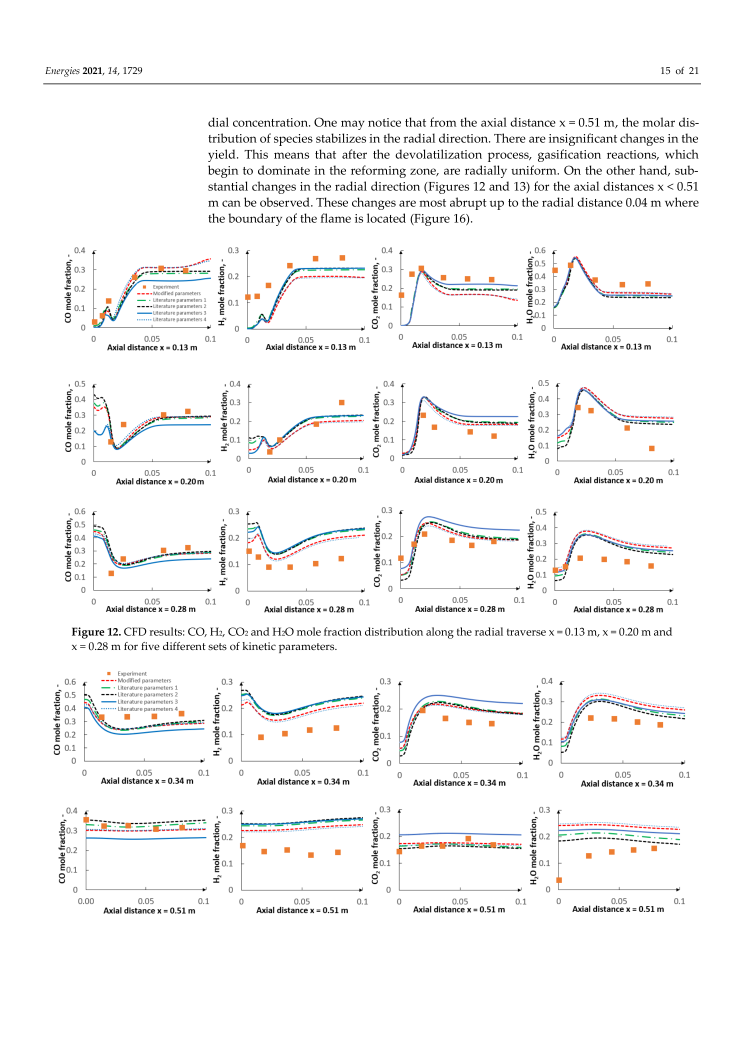
#> input picture data/validation/source_figures/mularski_2021_pdf_page15_360dpi.png, 2977 x 4210 px (shown at 1/4 size)
$ python digitize_radial_markers.py
#> lines starting #> are read from the running program, lines starting #| are printed output that depends on the picture; after the words box and inside, x2 and y2 are one past the last pixel; in counts of white or black regions, pixels touching at a corner belong together
#!/usr/bin/env python3
"""Digitize orange experimental squares from Mularski et al. Figures 12-14.

Input: the attributed 360-dpi source-page renders in
data/validation/source_figures/. Output: approximate measured markers only;
colored model curves and the legend symbols are excluded.
"""
from __future__ import annotations

import csv
from pathlib import Path

import numpy as np
from PIL import Image
from scipy import ndimage

ROOT = Path(__file__).resolve().parents[1]
FIGURES = ROOT / "data" / "validation" / "source_figures"
OUT = ROOT / "data" / "validation" / "fig12_14_radial_experiment.csv"

# Pixel positions of the plot rows on the 360-dpi source-page renders. The
# search window is only a seed; the horizontal axis is detected from the raster.
PAGES = {
    15: {
        "file": "mularski_2021_pdf_page15_360dpi.png",
        "stations": [0.13, 0.20, 0.28, 0.34, 0.51],
        "baseline_seeds": [1310, 1834, 2354, 3052, 3559],
    },
    16: {
        "file": "mularski_2021_pdf_page16_360dpi.png",
        "stations": [0.81, 1.12, 1.73],
        "baseline_seeds": [811, 1492, 2022],
    },
}
Y_MAX = {
    0.13: [0.4, 0.3, 0.4, 0.6],
    0.20: [0.5, 0.4, 0.4, 0.5],
    0.28: [0.6, 0.3, 0.3, 0.5],
    0.34: [0.6, 0.3, 0.3, 0.4],
    0.51: [0.4, 0.3, 0.3, 0.3],
    0.81: [0.5, 0.4, 0.3, 0.3],
    1.12: [0.5, 0.4, 0.3, 0.3],
    1.73: [0.5, 0.4, 0.3, 0.3],
}
SPECIES = ["CO", "H2", "CO2", "H2O"]
# Separated by the reference page's four-panel layout.
X_REGIONS = [(250, 850), (850, 1500), (1500, 2120), (2150, 2800)]


def line_runs(indices: np.ndarray) -> list[list[int]]:
    runs: list[list[int]] = []
    for value in indices:
        value = int(value)
        if not runs or value > runs[-1][-1] + 1:
            runs.append([value])
        else:
            runs[-1].append(value)
    return runs


def find_axes(gray: np.ndarray, seed: int, x_region: tuple[int, int]):
    dark = gray < 115
    x0, x1 = x_region
    ys = range(max(0, seed - 50), min(gray.shape[0], seed + 51))
    scores = [int(dark[y, x0:x1].sum()) for y in ys]
    baseline = list(ys)[int(np.argmax(scores))]
    runs = line_runs(np.flatnonzero(dark[baseline, x0:x1]) + x0)
    run = max(runs, key=len)
    left, right = run[0], run[-1]
    if right - left < 350:
        raise ValueError(f"Could not locate plot x-axis near y={baseline}: {run}")

    # Trace upward from the x-axis baseline. Adjacent plot rows reuse the same
    # x pixel columns, so counting all dark pixels would accidentally include
    # the vertical axis from the preceding subplot.
    ylo = max(0, baseline - 600)
    candidates = []
    for x in range(left - 1, left + 6):
        indices = np.flatnonzero(dark[ylo:baseline + 1, x]) + ylo
        runs = line_runs(indices)
        merged = []
        for run in runs:
            if merged and run[0] - merged[-1][-1] <= 30:
                merged[-1].extend(run)
            else:
                merged.append(run)
        for run in merged:
            start, end = run[0], run[-1]
            length = end - start + 1
            if length >= 200 and end >= baseline - 80:
                candidates.append((end, length, start))
    if not candidates:
        raise ValueError(f"Could not locate plot y-axis at x={left}")
    _, _, top = max(candidates)
    return left, right, top, baseline


def orange_square_centers(rgb: np.ndarray) -> list[tuple[float, float]]:
    red, green, blue = rgb.transpose(2, 0, 1)
    mask = ((red > 205) & (green > 70) & (green < 185) & (blue < 110)
            & ((red.astype(int) - green.astype(int)) > 50))
    labels, count = ndimage.label(mask)
    centers = []
    for i, slc in enumerate(ndimage.find_objects(labels), start=1):
        if slc is None:
            continue
        ys, xs = slc
        component = labels[slc] == i
        area = int(component.sum())
        width, height = xs.stop - xs.start, ys.stop - ys.start
        # Experimental squares are 21-25 px at this render size. This removes
        # the smaller orange legend swatches and anti-aliased text fragments.
        if area >= 300 and width >= 18 and height >= 18:
            centers.append(((xs.start + xs.stop - 1) / 2,
                            (ys.start + ys.stop - 1) / 2))
    return centers


def main() -> int:
    rows = []
    for page, meta in PAGES.items():
        image = Image.open(FIGURES / meta["file"]).convert("RGB")
#> image is the input picture: PIL image 2977x4210 RGB; mean R, G, B 246.3, 246.1, 246
        rgb = np.asarray(image)
        gray = np.asarray(image.convert("L"))
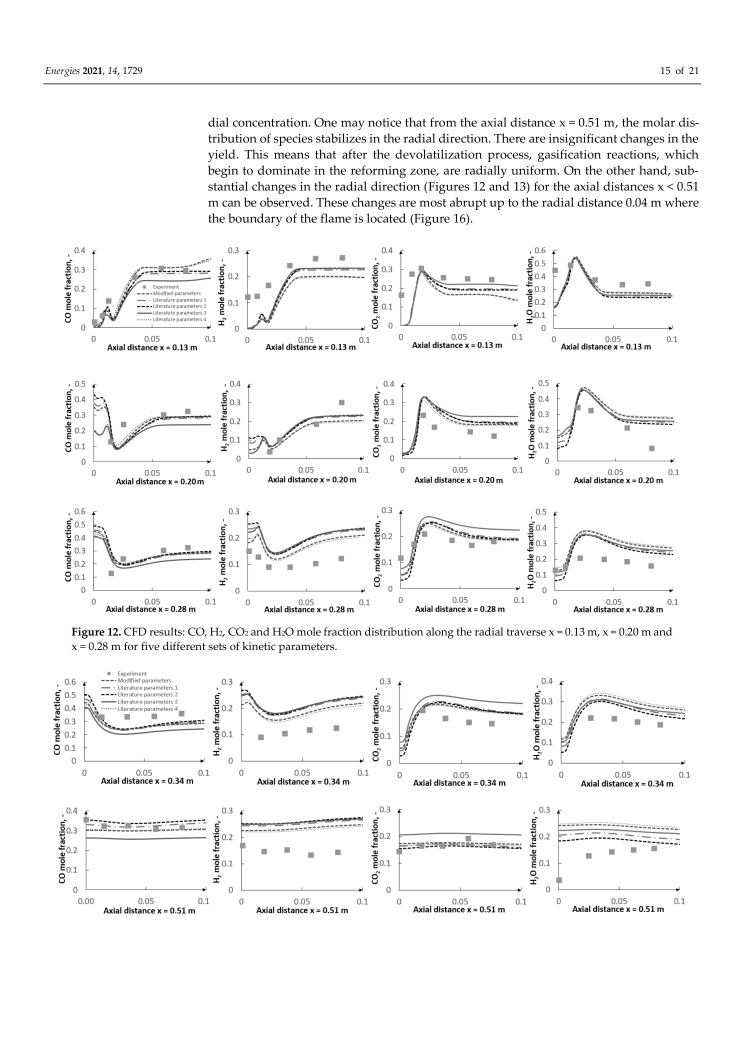
#> gray: shape (4210, 2977) (shown at 1/4 size); min 0, max 255, mean 246.1
        centers = orange_square_centers(rgb)
#> in orange_square_centers, `mask = ((red > 205) & (green > 70) & (green < 185) & (blue < 110) & ((..`:
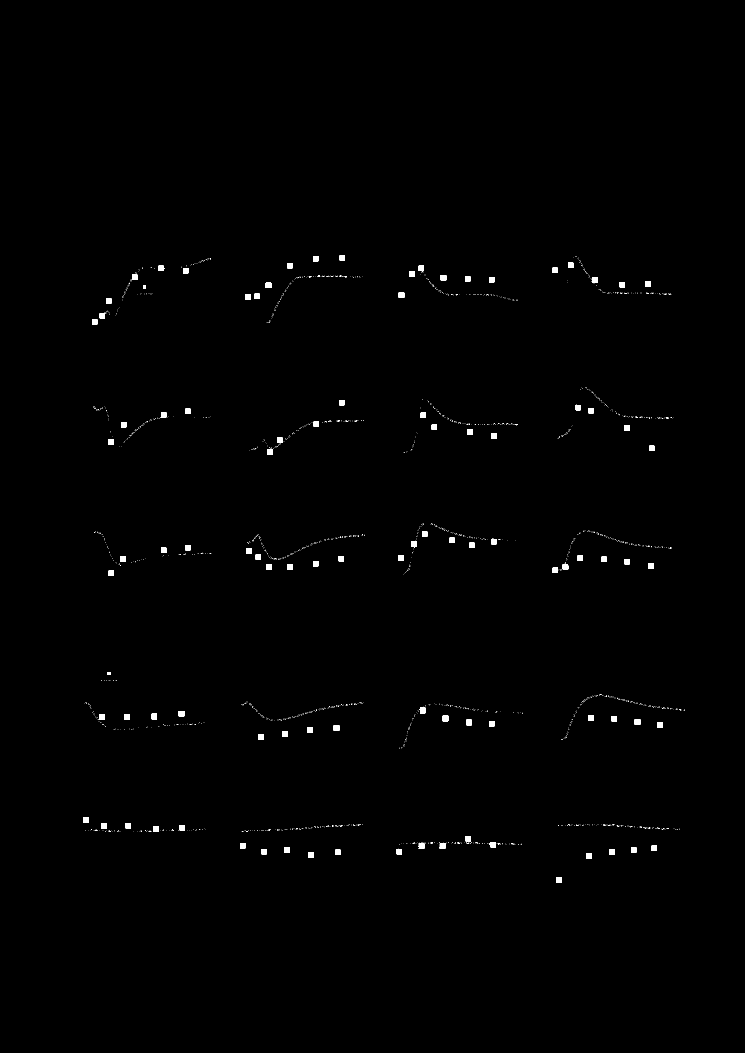
#> mask: shape (4210, 2977) bool (shown at 1/4 size); 0.39% white; 2373 white regions (2274 under 20 px), largest, box (x1, y1, x2, y2) and area: (1678, 2830, 1702, 2853) 490, (395, 2858, 418, 2880) 485, (2539, 2877, 2561, 2899) 484
#> in orange_square_centers, `labels, count = ndimage.label(mask)`: labels: shape (4210, 2977) int32; 2891 distinct labels, from 0 to 2890
#> in orange_square_centers, `labels, count = ndimage.label(mask)`: count = 2890
#> the loop in orange_square_centers, `for i, slc in enumerate(ndimage.find_objects(labels), start=1):` made 2890 passes
#> (area, width, height) on passes 1, 2, 44: (441, 21, 21), (441, 21, 21), (446, 21, 22)
#> after the loop in orange_square_centers, `for i, slc in enumerate(ndimage.find_objects(labels), start=1):`: centers = 97 pairs, first value 344.5 to 2640.5, second value 1031 to 3520
        for station, seed in zip(meta["stations"], meta["baseline_seeds"]):
            for col, sp in enumerate(SPECIES):
                left, right, top, baseline = find_axes(gray, seed, X_REGIONS[col])
                points = [(x, y) for x, y in centers
                          if left - 12 < x < right + 12 and top - 8 < y < baseline + 8]
                for x, y in points:
                    radius_m = np.clip(0.1 * (x - left) / (right - left), 0.0, 0.1)
                    value_pct = 100.0 * Y_MAX[station][col] * np.clip(
                        (baseline - y) / (baseline - top), 0.0, 1.0)
                    rows.append({
                        "axial_station_m": f"{station:.2f}",
                        "radius_m": f"{radius_m:.5f}",
                        "species": sp,
                        "mole_fraction_pct": f"{value_pct:.2f}",
                        "source_pdf_page": page,
                    })
#> this loop made 5 passes
#> pass 1, in find_axes, `dark = gray < 115`:
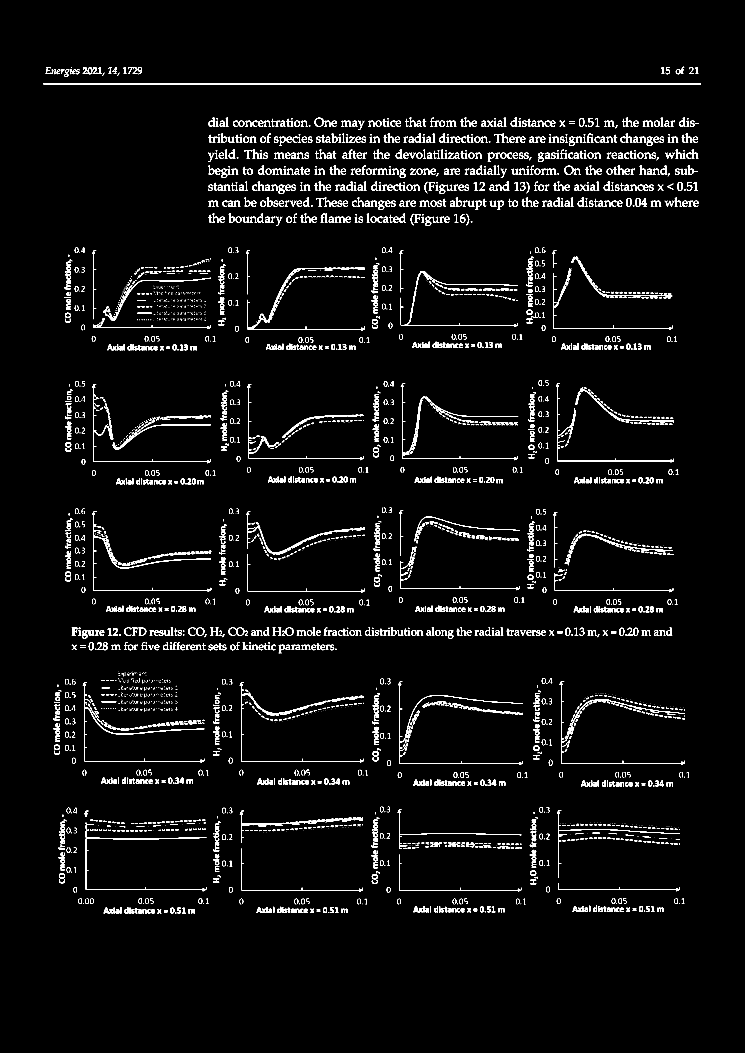
#> dark: shape (4210, 2977) bool (shown at 1/4 size); 3% white; 3879 white regions (1270 under 20 px), largest, box (x1, y1, x2, y2) and area: (173, 334, 2804, 337) 7893, (959, 2728, 1454, 3050) 4858, (1603, 1535, 2073, 1841) 4240
#> after the loop, rows = 97 items
#> pass 2 of the loop in main, `for page, meta in PAGES.items():`:
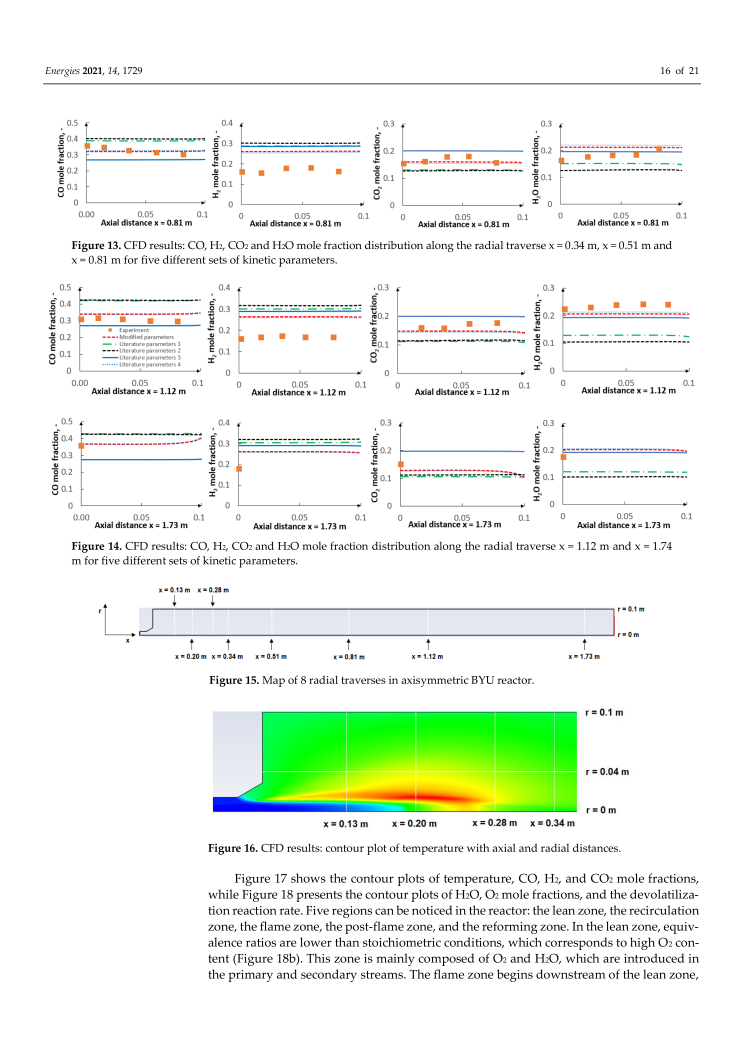
#> input picture data/validation/source_figures/mularski_2021_pdf_page16_360dpi.png, 2977 x 4210 px (shown at 1/4 size)
#> in main, image is the input picture: PIL image 2977x4210 RGB; mean R, G, B 239.3, 245.4, 237.1
#> in orange_square_centers (call 2), `mask = ((red > 205) & (green > 70) & (green < 185) & (blue < 110) & ((..`:
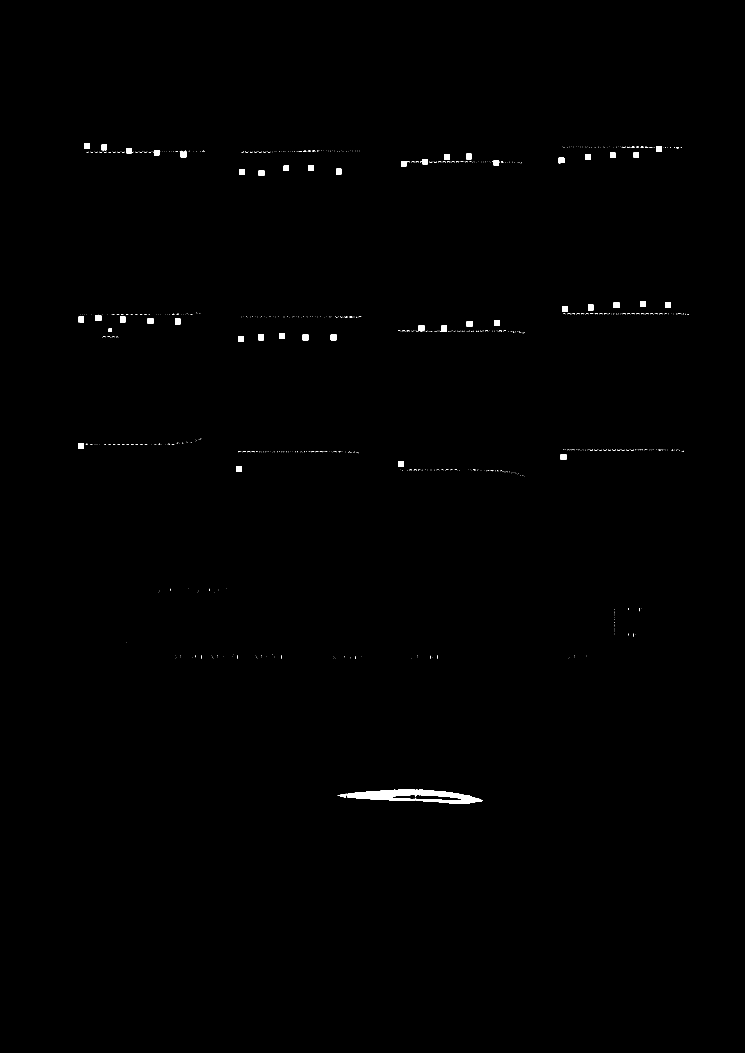
#> mask: shape (4210, 2977) bool (shown at 1/4 size); 0.32% white; 1082 white regions (1035 under 20 px), largest, box (x1, y1, x2, y2) and area: (1389, 3158, 1662, 3203) 8125, (1665, 3158, 1930, 3216) 7421, (1323, 1338, 1346, 1361) 525
#> labels: shape (4210, 2977) int32; 1317 distinct labels, from 0 to 1316
#> count = 1316
#> the loop in orange_square_centers (call 2), `for i, slc in enumerate(ndimage.find_objects(labels), start=1):` made 1316 passes
#> (area, width, height) on passes 1 to 3: (462, 22, 21), (477, 22, 22), (483, 23, 22)
#> the loop in main, `for station, seed in zip(meta["stations"], meta["baseline_seeds"]):` made 3 passes
#> pass 1, in find_axes (call 21), `dark = gray < 115`:
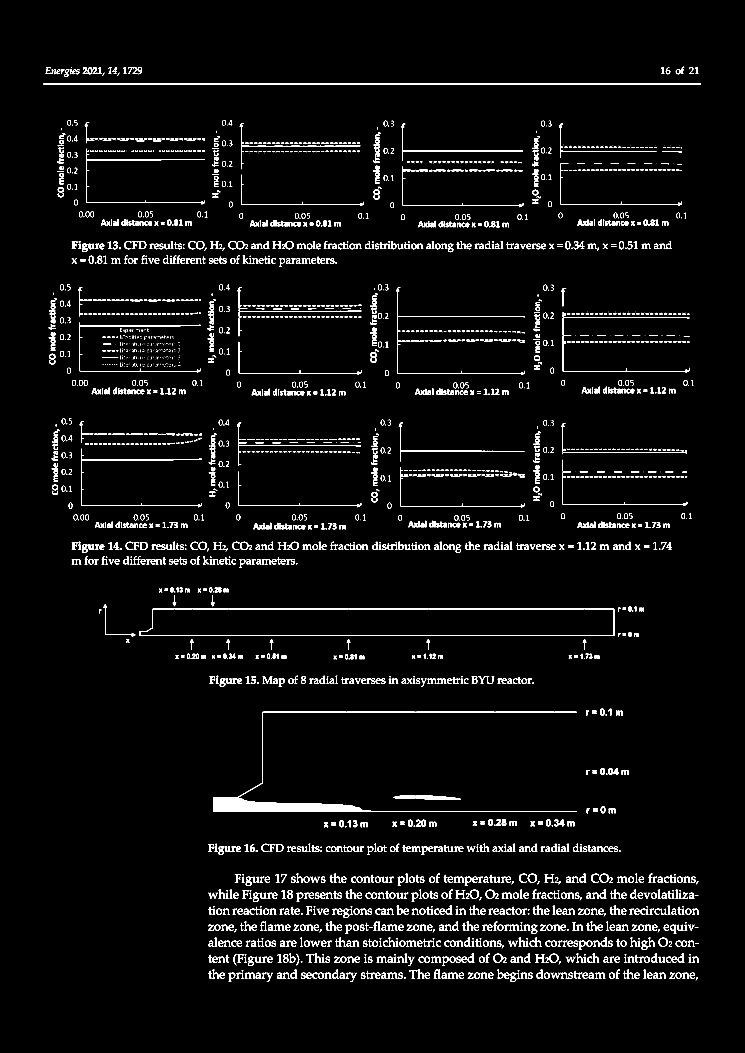
#> dark: shape (4210, 2977) bool (shown at 1/4 size); 3.1% white; 3109 white regions (660 under 20 px), largest, box (x1, y1, x2, y2) and area: (852, 2847, 2307, 3247) 26029, (557, 2435, 2459, 2542) 10020, (173, 334, 2804, 337) 7893

    with OUT.open("w", newline="", encoding="utf-8") as stream:
        stream.write("# Source: Mularski & Modlinski (2021), Figures 12-14, experimental orange squares.\n")
        stream.write("# PDF pages 15-16; 360-dpi raster; axis endpoints and y maxima calibrated from plotted ticks.\n")
        stream.write("# Approximate digitization uncertainty: +/-0.001 m radius and +/-0.5 mole-fraction percentage point.\n")
        stream.write("# Values are experimental markers only, not the paper's CFD curves. H2O is not scored because the paper derives it by hydrogen balance.\n")
        writer = csv.DictWriter(stream, fieldnames=["axial_station_m", "radius_m", "species",
                                                    "mole_fraction_pct", "source_pdf_page"])
        writer.writeheader()
        writer.writerows(sorted(rows, key=lambda r: (float(r["axial_station_m"]), r["species"],
                                                     float(r["radius_m"]))))
    counts = {sp: sum(row["species"] == sp for row in rows) for sp in SPECIES}
    print(f"Wrote {OUT}; total markers={len(rows)}; counts={counts}")
#| Wrote data/validation/fig12_14_radial_experiment.csv; total markers=140; counts={'CO': 34, 'H2': 36, 'CO2': 35, 'H2O': 35}
    return 0


if __name__ == "__main__":
    raise SystemExit(main())
#> (the program exits here)
